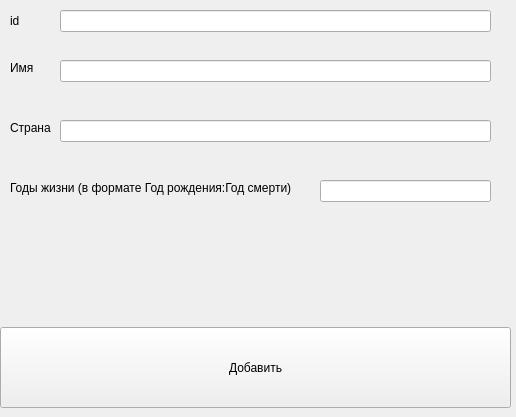
<?xml version="1.0" encoding="UTF-8"?>
<ui version="4.0">
 <class>FormAuthor</class>
 <widget class="QWidget" name="FormAuthor">
  <property name="geometry">
   <rect>
    <x>0</x>
    <y>0</y>
    <width>516</width>
    <height>417</height>
   </rect>
  </property>
  <property name="windowTitle">
   <string>Добавить автора</string>
  </property>
  <widget class="QPushButton" name="pushAuthor">
   <property name="geometry">
    <rect>
     <x>0</x>
     <y>327</y>
     <width>511</width>
     <height>81</height>
    </rect>
   </property>
   <property name="text">
    <string>Добавить</string>
   </property>
  </widget>
  <widget class="QLabel" name="label">
   <property name="geometry">
    <rect>
     <x>10</x>
     <y>10</y>
     <width>21</width>
     <height>21</height>
    </rect>
   </property>
   <property name="text">
    <string>id</string>
   </property>
  </widget>
  <widget class="QLineEdit" name="lineID">
   <property name="geometry">
    <rect>
     <x>60</x>
     <y>10</y>
     <width>431</width>
     <height>22</height>
    </rect>
   </property>
  </widget>
  <widget class="QLabel" name="label_2">
   <property name="geometry">
    <rect>
     <x>10</x>
     <y>60</y>
     <width>31</width>
     <height>16</height>
    </rect>
   </property>
   <property name="text">
    <string>Имя</string>
   </property>
  </widget>
  <widget class="QLineEdit" name="lineName">
   <property name="geometry">
    <rect>
     <x>60</x>
     <y>60</y>
     <width>431</width>
     <height>22</height>
    </rect>
   </property>
  </widget>
  <widget class="QLabel" name="label_3">
   <property name="geometry">
    <rect>
     <x>10</x>
     <y>120</y>
     <width>55</width>
     <height>16</height>
    </rect>
   </property>
   <property name="text">
    <string>Страна</string>
   </property>
  </widget>
  <widget class="QLineEdit" name="lineCountry">
   <property name="geometry">
    <rect>
     <x>60</x>
     <y>120</y>
     <width>431</width>
     <height>22</height>
    </rect>
   </property>
  </widget>
  <widget class="QLabel" name="label_4">
   <property name="geometry">
    <rect>
     <x>10</x>
     <y>180</y>
     <width>311</width>
     <height>16</height>
    </rect>
   </property>
   <property name="text">
    <string>Годы жизни (в формате Год рождения:Год смерти)</string>
   </property>
  </widget>
  <widget class="QLineEdit" name="lineYears">
   <property name="geometry">
    <rect>
     <x>320</x>
     <y>180</y>
     <width>171</width>
     <height>22</height>
    </rect>
   </property>
  </widget>
 </widget>
 <resources/>
 <connections/>
</ui>
